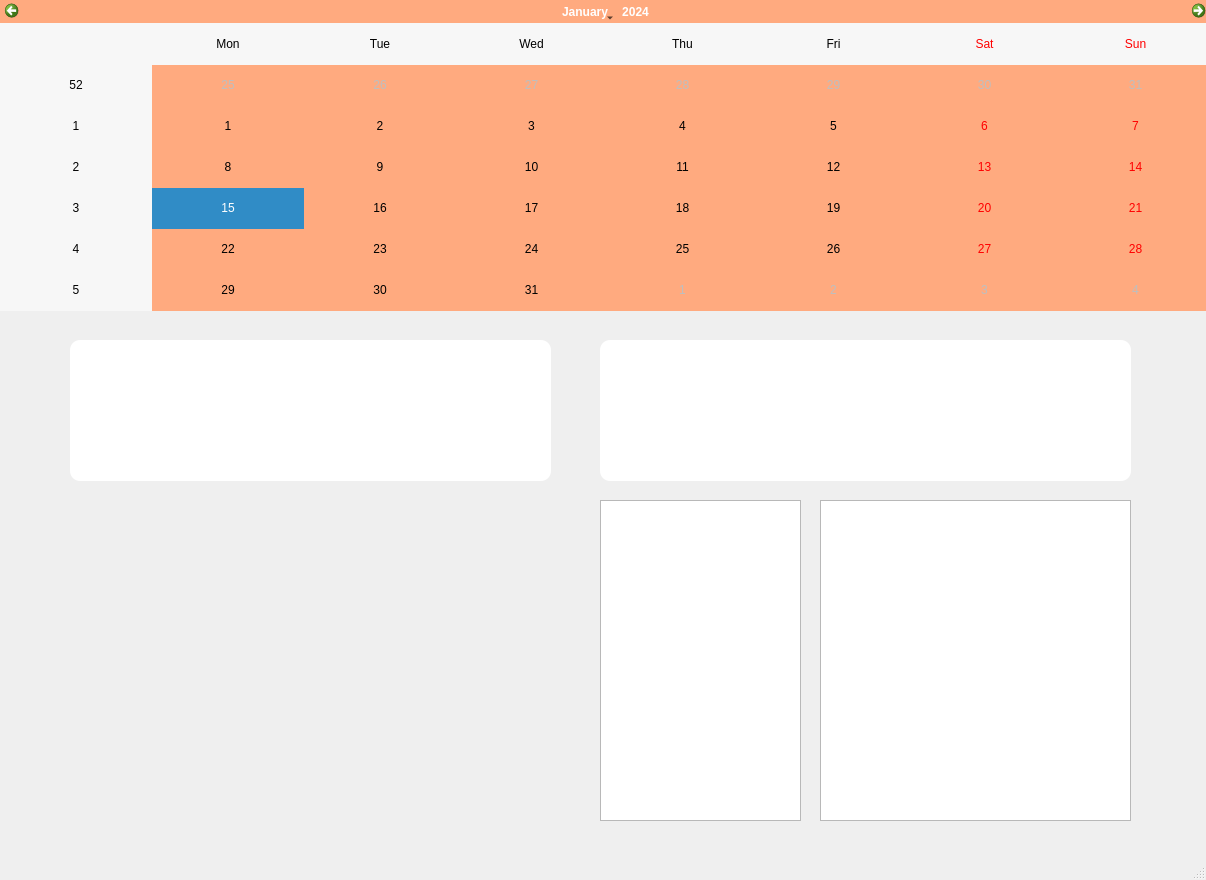
<?xml version="1.0" encoding="UTF-8"?>
<ui version="4.0">
 <class>MainWindow</class>
 <widget class="QMainWindow" name="MainWindow">
  <property name="geometry">
   <rect>
    <x>0</x>
    <y>0</y>
    <width>1206</width>
    <height>880</height>
   </rect>
  </property>
  <property name="windowTitle">
   <string>MainWindow</string>
  </property>
  <widget class="QWidget" name="centralwidget">
   <widget class="QCalendarWidget" name="calendar">
    <property name="geometry">
     <rect>
      <x>0</x>
      <y>0</y>
      <width>1211</width>
      <height>311</height>
     </rect>
    </property>
    <property name="styleSheet">
     <string notr="true">background-color : rgb(255, 170, 127);</string>
    </property>
   </widget>
   <widget class="QLabel" name="Weather">
    <property name="geometry">
     <rect>
      <x>70</x>
      <y>340</y>
      <width>481</width>
      <height>91</height>
     </rect>
    </property>
    <property name="font">
     <font>
      <family>Agency FB</family>
      <pointsize>9</pointsize>
      <weight>9</weight>
      <italic>false</italic>
      <bold>false</bold>
     </font>
    </property>
    <property name="styleSheet">
     <string notr="true">background-color : rgb(255, 255, 255);
font: 75 9pt &quot;Agency FB&quot;;
border-top-right-radius : 10px;
border-top-left-radius : 10px;</string>
    </property>
    <property name="text">
     <string/>
    </property>
    <property name="alignment">
     <set>Qt::AlignCenter</set>
    </property>
   </widget>
   <widget class="QLabel" name="Weather_1">
    <property name="geometry">
     <rect>
      <x>70</x>
      <y>400</y>
      <width>481</width>
      <height>81</height>
     </rect>
    </property>
    <property name="font">
     <font>
      <family>Agency FB</family>
      <pointsize>9</pointsize>
      <weight>9</weight>
      <italic>false</italic>
      <bold>false</bold>
     </font>
    </property>
    <property name="styleSheet">
     <string notr="true">background-color : rgb(255, 255, 255);
font: 75 9pt &quot;Agency FB&quot;;
border-bottom-right-radius : 10px;
border-bottom-left-radius : 10px;</string>
    </property>
    <property name="text">
     <string/>
    </property>
    <property name="alignment">
     <set>Qt::AlignCenter</set>
    </property>
   </widget>
   <widget class="QLabel" name="now_time">
    <property name="geometry">
     <rect>
      <x>600</x>
      <y>340</y>
      <width>531</width>
      <height>141</height>
     </rect>
    </property>
    <property name="font">
     <font>
      <family>Agency FB</family>
      <pointsize>9</pointsize>
      <weight>9</weight>
      <italic>false</italic>
      <bold>false</bold>
     </font>
    </property>
    <property name="styleSheet">
     <string notr="true">background-color : rgb(255,255,255);
font: 75 9pt &quot;Agency FB&quot;;
border-radius : 10px;</string>
    </property>
    <property name="text">
     <string/>
    </property>
    <property name="alignment">
     <set>Qt::AlignCenter</set>
    </property>
   </widget>
   <widget class="QTextBrowser" name="news">
    <property name="geometry">
     <rect>
      <x>820</x>
      <y>500</y>
      <width>311</width>
      <height>321</height>
     </rect>
    </property>
    <property name="styleSheet">
     <string notr="true">barder-radius: 15px;</string>
    </property>
   </widget>
   <widget class="QTextBrowser" name="baseball">
    <property name="geometry">
     <rect>
      <x>600</x>
      <y>500</y>
      <width>201</width>
      <height>321</height>
     </rect>
    </property>
    <property name="styleSheet">
     <string notr="true">barder-radius: 15px;</string>
    </property>
   </widget>
  </widget>
  <widget class="QMenuBar" name="menubar">
   <property name="geometry">
    <rect>
     <x>0</x>
     <y>0</y>
     <width>1206</width>
     <height>26</height>
    </rect>
   </property>
  </widget>
  <widget class="QStatusBar" name="statusbar"/>
 </widget>
 <resources/>
 <connections/>
</ui>
